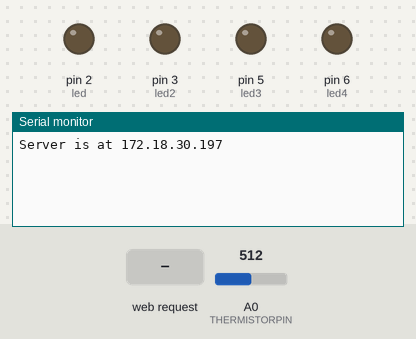
The sketch below on a simulated Arduino Leonardo, built with avr-gcc and run on an emulated ATmega32U4. Parts: output pins drawn as LEDs (lit = HIGH), the last lines printed to the serial monitor. The inputs (shaded band) are chosen by the test bench; at power-on: A0 (THERMISTORPIN) = 512.

Above: at 1.2 s.
1.3 s: HTTP request GET /button1on received
At 2.4 s:
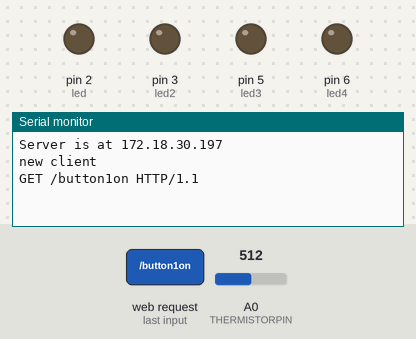
2.8 s: HTTP request GET /button2on received
At 3.2 s:
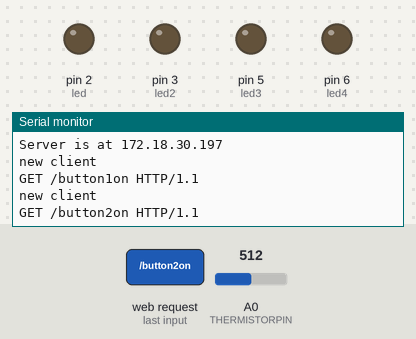
4.3 s: HTTP request GET /button3on received
At 5.1 s:
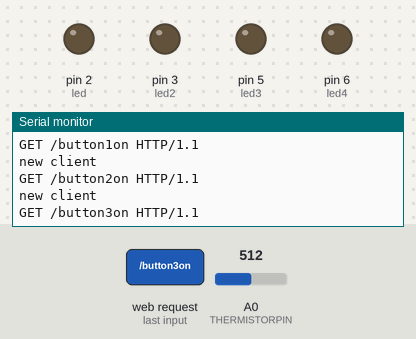
5.8 s: HTTP request GET /button4on received
At 7.0 s:
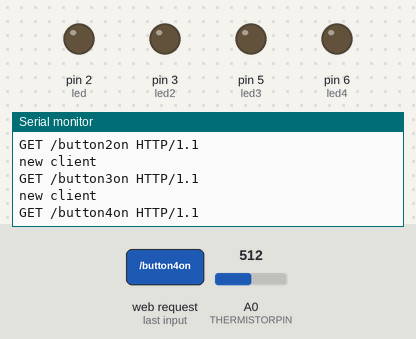
Timing chart, 0 to 8.3 s (numbered marks = the images above; inputs shaded):
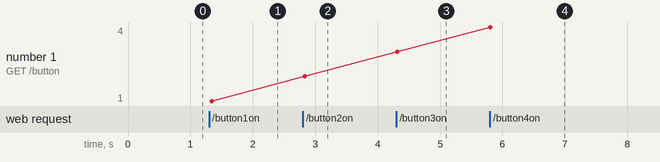

Measured:
- after the input at 1.3 s, the serial monitor: prints a new line at once (image 1)
- after the input at 2.8 s, the serial monitor: prints a new line at once (image 2)
- after the input at 4.3 s, the serial monitor: prints a new line at once (image 3)
- after the input at 5.8 s, the serial monitor: prints a new line at once (image 4)
- plotted number 1: 1 → 2 after the input at 2.8 s, 2 → 3 after the input at 4.3 s, 3 → 4 after the input at 5.8 s

The sketch:

Webserver_Relays4_v1_3.ino
```cpp
/*
 Created by Mpho Mphego

 Arduino with Ethernet Shield, Quad Relay and Temperature Monitor
 */

#include <SPI.h>
#include <Ethernet.h>

#define THERMISTORPIN A0
// resistance at 25 degrees C
#define THERMISTORNOMINAL 10000
// temp. for nominal resistance (almost always 25 C)
#define TEMPERATURENOMINAL 25
// how many samples to take and average, more takes longer
// but is more 'smooth'
#define NUMSAMPLES 5
// The beta coefficient of the thermistor (usually 3000-4000)
#define BCOEFFICIENT 3950
// the value of the 'other' resistor
#define SERIESRESISTOR 10000

int led = 2, led2 = 3, led3 = 5, led4 = 6;
int samples[NUMSAMPLES];
String readString;

byte mac[] = { 0xDE, 0xAD, 0xBE, 0xEF, 0xFE, 0xED };   //physical mac address
byte ip[] = { 172, 18, 30, 197 };                      // ip in lan (that's what you need to use in your browser. ("192.168.1.178")
byte gateway[] = { 172, 18, 30, 10 };                   // internet access via router
byte subnet[] = { 255, 255, 255, 0 };                  //subnet mask
EthernetServer server(80);                             //server port


void setup() {
 // Open serial communications and wait for port to open:
  Serial.begin(9600);
   while (!Serial) {
    ; // wait for serial port to connect. Needed for Leonardo only
  }
  pinMode(led, OUTPUT);
  pinMode(led2, OUTPUT);
  pinMode(led3, OUTPUT);
  pinMode(led4, OUTPUT);
  // start the Ethernet connection and the server:
  Ethernet.begin(mac, ip, gateway, subnet);
  server.begin();
  Serial.print("Server is at ");
  Serial.println(Ethernet.localIP());
}


void loop() {

  uint8_t i;
  float average;

  digitalWrite(led, LOW);
  digitalWrite(led2, LOW);
  digitalWrite(led3, LOW);
  digitalWrite(led4, LOW);

  // take N samples in a row, with a slight delay
  for (i=0; i< NUMSAMPLES; i++) {
   samples[i] = analogRead(THERMISTORPIN);
   delay(10);
  }

  // average all the samples out
  average = 0;
  for (i=0; i< NUMSAMPLES; i++) {
     average += samples[i];
  }
  average /= NUMSAMPLES;

//  Serial.print("Average analog reading ");
//  Serial.println(average);

  // convert the value to resistance
  average = 1023 / average - 1;
  average = SERIESRESISTOR / average;
//-------------------------------------------
// To display on Serial monitor
//  Serial.print("Thermistor resistance ");
//  Serial.println(average);

// Read about the Steinhart–Hart equation
// http://en.wikipedia.org/wiki/Steinhart%E2%80%93Hart_equation

  float steinhart;
  steinhart = average / THERMISTORNOMINAL;     // (R/Ro)
  steinhart = log(steinhart);                  // ln(R/Ro)
  steinhart /= BCOEFFICIENT;                   // 1/B * ln(R/Ro)
  steinhart += 1.0 / (TEMPERATURENOMINAL + 273.15); // + (1/To)
  steinhart = 1.0 / steinhart;                 // Invert
  steinhart -= 273.15;                         // convert to C

  // Create a client connection
  EthernetClient client = server.available();
  if (client) {
     Serial.println("new client");
    boolean currentLineIsBlank = true;
    while (client.connected()) {
      if (client.available()) {
        char c = client.read();

        //read char by char HTTP request
        if (readString.length() < 100) {
          //store characters to string
          readString += c;
          //Serial.print(c);
         }

         //if HTTP request has ended
         if (c == '\n' && currentLineIsBlank) {
           Serial.println(readString); //print to serial monitor for debuging

           client.println("HTTP/1.1 200 OK");
           client.println("Content-Type: text/html");
           client.println("Connection: close");  // the connection will be closed after completion of the response
  	   //client.println("Refresh: 5");  // refresh the page automatically every 5 sec
           client.println();
           client.println("<!DOCTYPE HTML >");
           client.println("<html>");
           client.println("<HEAD> ");
           client.println("<meta http-equiv='refresh' content ='59' > ");
           client.println("<meta name='HandheldFriendly' content='true' /> ");
           client.println("<meta name='viewport' content='width=device-width, height=device-height, user-scalable=no' />");

           client.println("<meta name='apple-mobile-web-app-capable' content='yes' />");
           client.println("<meta name='apple-mobile-web-app-status-bar-style' content='black-translucent' />");
           client.println("<link rel='stylesheet' type='text/css' href='http://172.18.30.110/ethernetcss.css' />");
           client.println("<TITLE>Simple Home Automation</TITLE>");
           client.println("</HEAD>");
           client.println("<BODY>");

           client.println("<H1>Simple Home Automation : Arduino</H1>");
         //  client.println("<br />");

           client.println("<H2>");
           client.print("Current Temperature ");
           client.print(" is ");
           client.print(steinhart);
           client.print(" &deg;C");
           client.print("</H2>");

           client.println("<hr />");
           client.println("<br />");
           client.println("<a href=\"/button1on\"\">LED 1 ON</a>");
           client.println("<a href=\"/button1off\"\">LED 1 OFF</a><br />");
                      client.println("<br />");
           client.println("<a href=\"/button2on\"\"> LED 2 ON</a>");
           client.println("<a href=\"/button2off\"\">LED 2 OFF</a><br />");
                      client.println("<br />");
           client.println("<a href=\"/button3on\"\"> LED 3 ON</a>");
           client.println("<a href=\"/button3off\"\">LED 3 OFF</a><br />");
                      client.println("<br />");
           client.println("<a href=\"/button4on\"\"> LED 4 ON</a>");
           client.println("<a href=\"/button4off\"\">LED 4 OFF</a><br />");
           client.println("<br />");
           //client.println("<br />");
           client.println("<a href=\"/buttonson\"\">All on LED</a>");
           client.println("<a href=\"/buttonsoff\"\">All Off LED</a><br />");
           //client.println("<br />");
           client.println("<br />");

           //client.println("<p>Created by Mpho Mphego. Visit http://mpho112.wordpress.com for more projects!</p>");
           client.println("<br />");
           client.println("</BODY>");
           client.println("</HTML>");

           delay(1);
           //stopping client
           client.stop();
           //controls the Arduino if you press the buttons
           if (readString.indexOf("button1on") > 0){
               digitalWrite(led, HIGH);
           }
           if (readString.indexOf("button1off") > 0){
               digitalWrite(led, LOW);
           }
           if (readString.indexOf("button2on") > 0){
               digitalWrite(led2, HIGH);
           }
           if (readString.indexOf("button2off") > 0){
               digitalWrite(led2, LOW);
           }
           if (readString.indexOf("button3on") > 0){
               digitalWrite(led3, HIGH);
           }
           if (readString.indexOf("button3off") > 0){
               digitalWrite(led3, LOW);
           }
           if (readString.indexOf("button4on") > 0){
               digitalWrite(led4, HIGH);
           }
           if (readString.indexOf("button4off") > 0){
               digitalWrite(led4, LOW);
           }
           if (readString.indexOf("buttonson") > 0){
             //int i;
             //for (i = 0; i < 4; i++){
               digitalWrite(led, HIGH);
               digitalWrite(led2, HIGH);
               digitalWrite(led3, HIGH);
               digitalWrite(led4, HIGH);
             //}
           }
           if (readString.indexOf("buttonsoff") > 0){
               digitalWrite(led, LOW);
               digitalWrite(led2, LOW);
               digitalWrite(led3, LOW);
               digitalWrite(led4, LOW);
           }
          //clearing string for next read
           readString="";

         }
       }
    }
}
}
```
